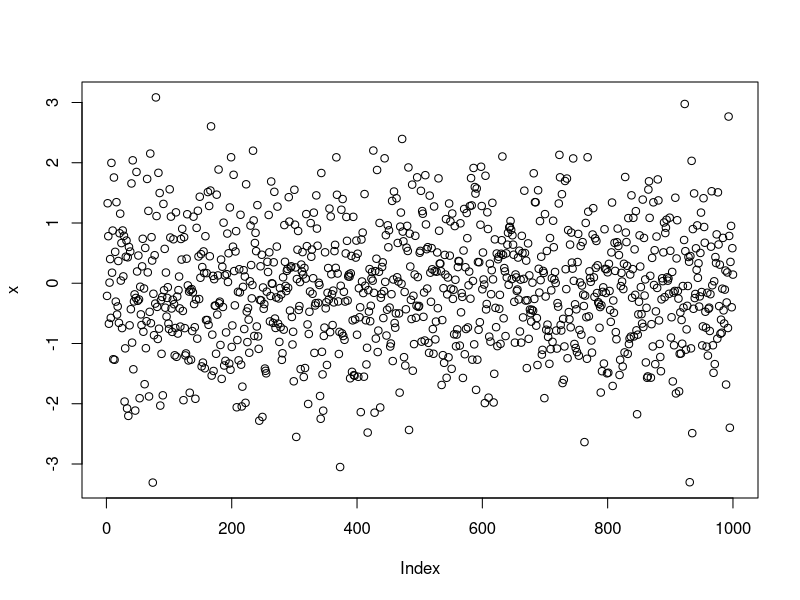
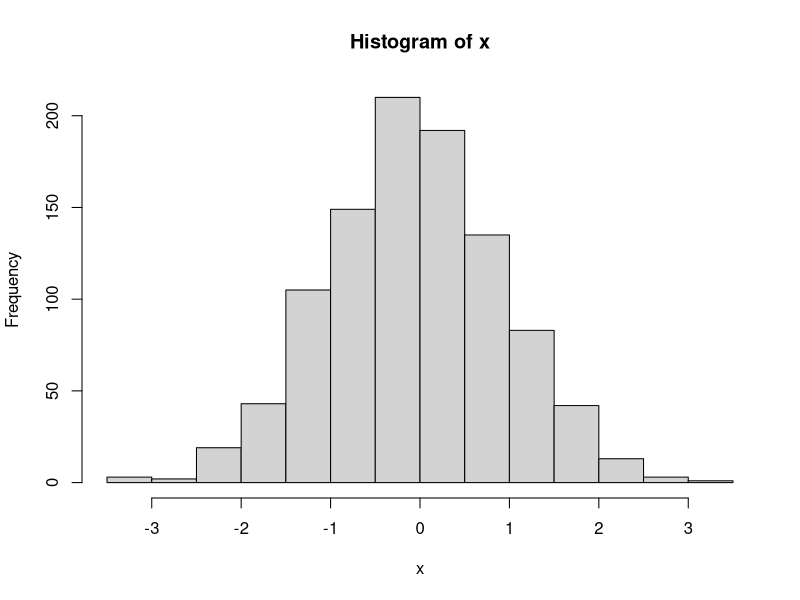
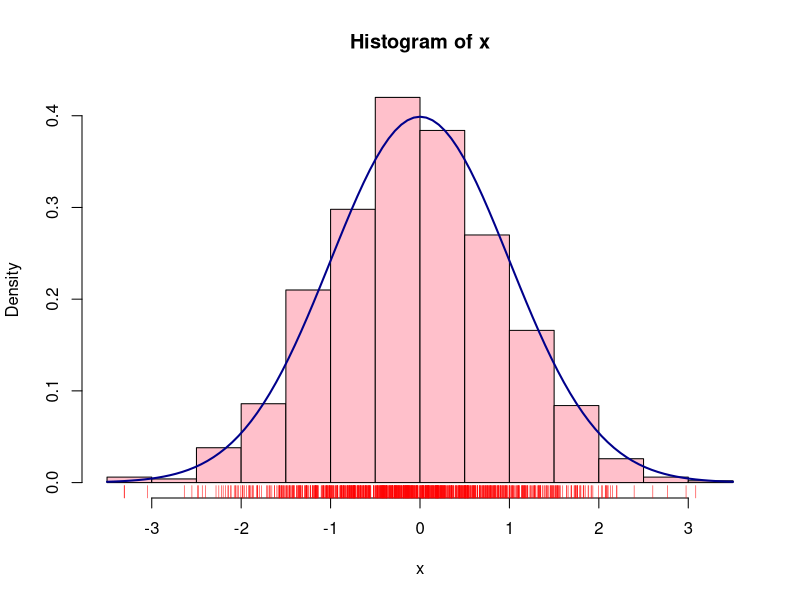
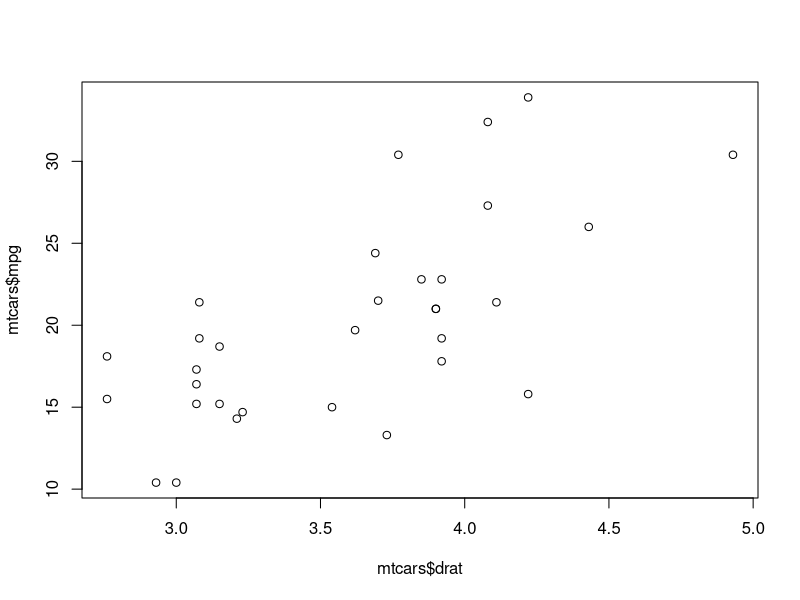
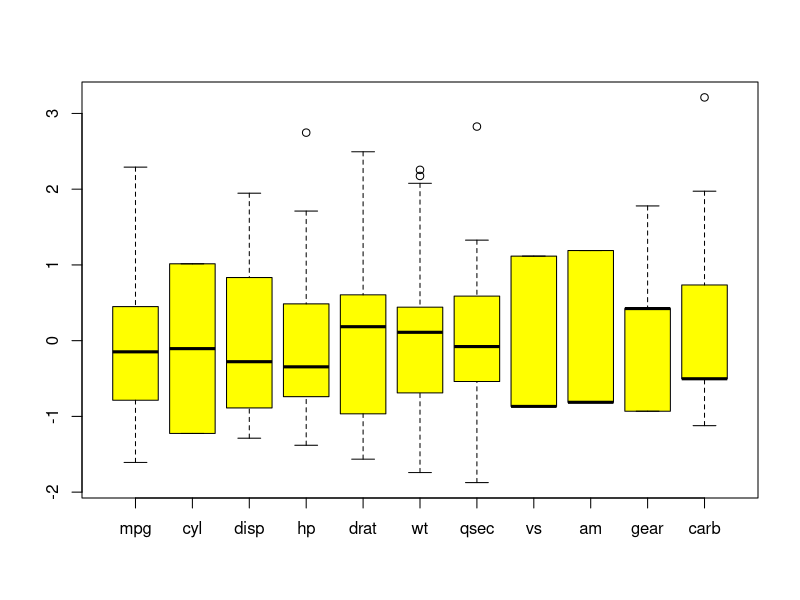
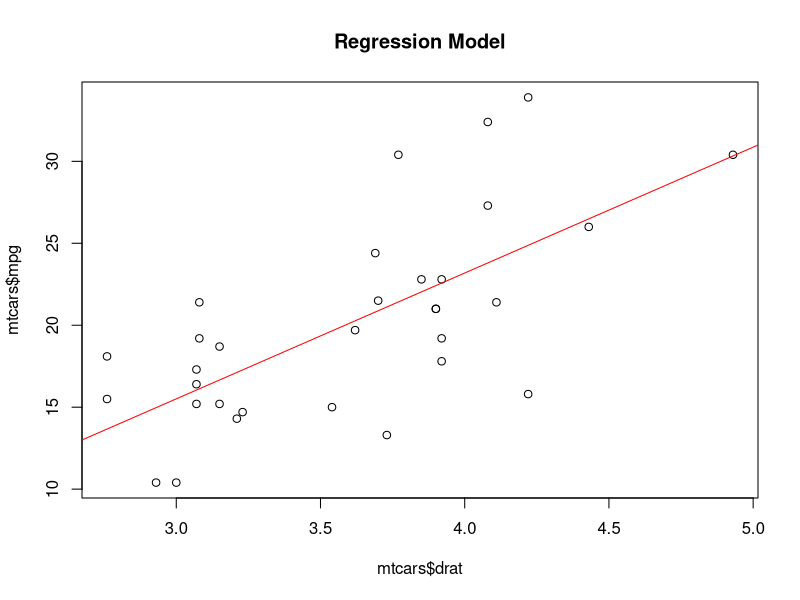
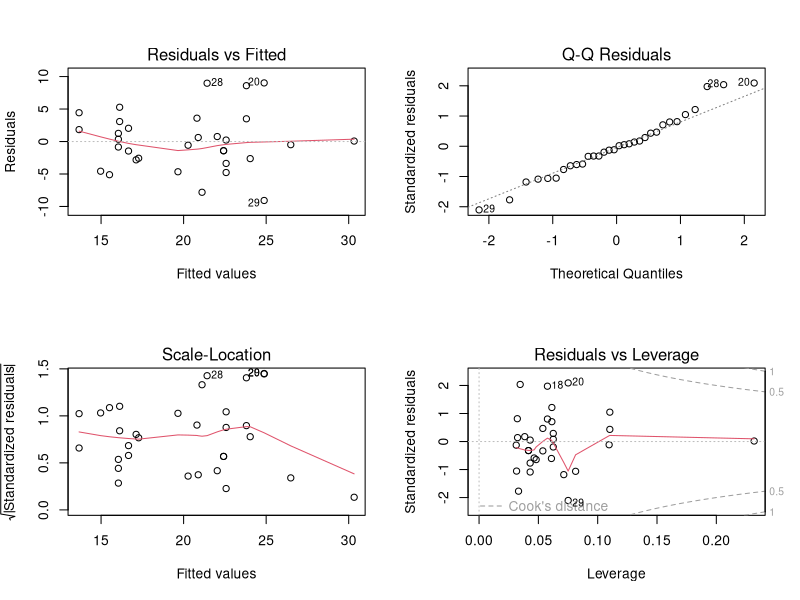

The R source for these figures, in order:
## ---- chunk 1
knitr::opts_chunk$set(echo = TRUE)
## ---- chunk 2
2 + 2 
## ---- chunk 3
log(10); sqrt(99); sin(pi)
## ---- chunk 4
x <- rnorm(1000)
## ---- chunk 5
head(x, 10)   # Look at the first 10 numbers in the vector x
tail(x,5)     # Look at the last 5 numbers in the vector xlength(x)     
length(x)     # To check on the length of x
summary(x)    # Get a summary of x
plot(x)       # Produce a scatter plot of x the index (the numbers 1 to 1000)
hist(x)       # Look at the histogram
## ---- chunk 6
hist(x, freq = FALSE, col = "pink")         
curve(dnorm,                                    # plot normal density
      col = "dark blue",                        # set coor of curve
      lwd=2,                                    # fill in the area under the curve
      add = TRUE)                               # add curve to existing plot
rug(x,col="red") 
## ---- chunk 7
?rnorm
## ---- chunk 8
y <- 1:10         # Assign the numbers 1 to 10 to a vector
y                 # Print the vector
2 + y; 2 * y      # Perform vector addition and multiplication
## ---- chunk 9
data()
data(mtcars)
help(mtcars)      #  or type ?mtcars
head(mtcars)      #  to look at the first 6 rows
## ---- chunk 10
class(mtcars)     # To check on the class of an R object
class(x)
## ---- chunk 11
with(mtcars,cor(drat,mpg))        
# There is a positive correlation beteen therear axel ratio and mpg!!
## ---- chunk 12
plot(mtcars$drat,mtcars$mpg)      
## ---- chunk 13
cor(mtcars)
## ---- chunk 14
df <-sapply(mtcars,scale)         # Center and scale all of the variables
boxplot(df, col="yellow")         # Compare the distributions of the variables
## ---- chunk 15
reg1 <- lm(mtcars$mpg ~ mtcars$drat)
summary(reg1)        
## ---- chunk 16
anova(reg1)          # Standard analysis of variance table

# Plot the data with the regression line added
plot(mtcars$drat,mtcars$mpg, main="Regression Model")
abline(reg1,col="red")
par(mfrow=c(2,2))    # Some code to put the 4 plots together
plot(reg1) 
str(reg1)            # Look at the model object
reg1$coefficients    # Pull out the coefficients
## ---- chunk 17
rm(mtcars)           # Remove mtcars
rm(list=ls())        # Remove everything: USE WITH GREAT CARE!!
